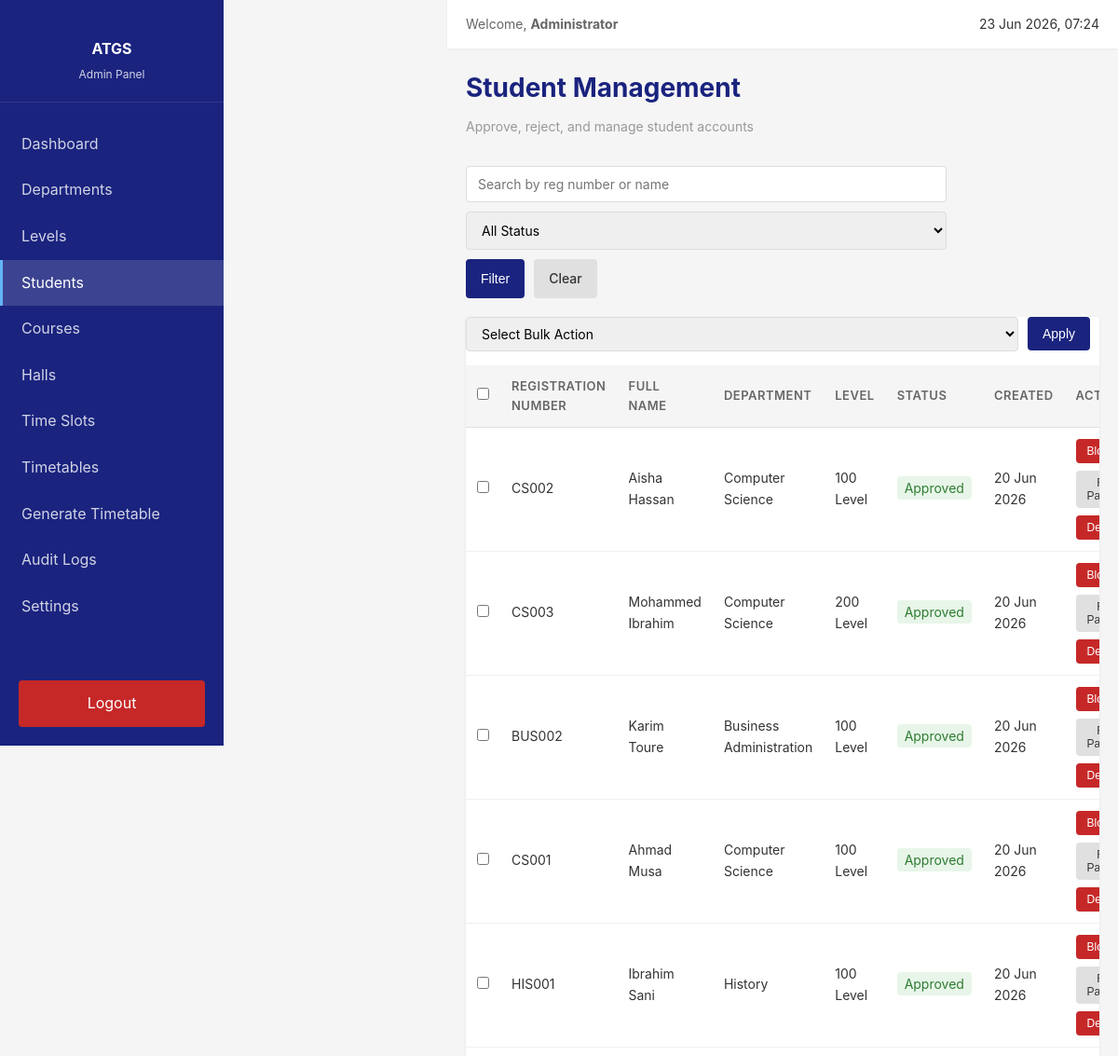
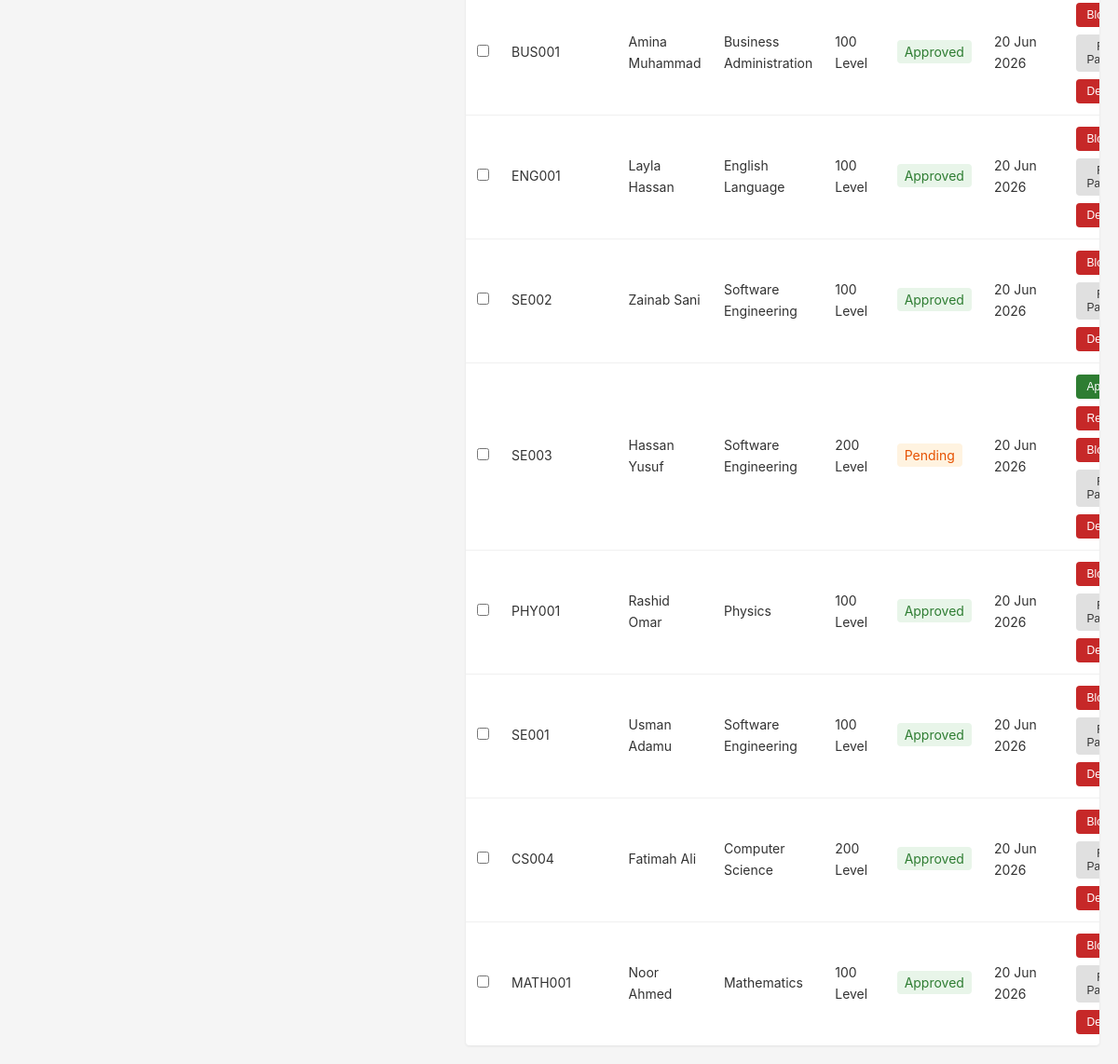
The app's page /admin/students.php (signed in) with its own data (2 pictures, top to bottom).
### tables this page shows
CREATE TABLE `students` (
  `id` int NOT NULL AUTO_INCREMENT PRIMARY KEY,
  `registration_number` varchar(50) NOT NULL UNIQUE,
  `full_name` varchar(100) NOT NULL,
  `password` varchar(255) NOT NULL,
  `department_id` int NOT NULL,
  `level_id` int NOT NULL,
  `status` enum('pending','approved','rejected','blocked') DEFAULT 'pending',
  `created_at` timestamp DEFAULT CURRENT_TIMESTAMP,
  KEY `department_id` (`department_id`),
  KEY `level_id` (`level_id`),
  CONSTRAINT `students_ibfk_1` FOREIGN KEY (`department_id`) REFERENCES `departments` (`id`),
  CONSTRAINT `students_ibfk_2` FOREIGN KEY (`level_id`) REFERENCES `levels` (`id`)
);

CREATE TABLE `departments` (
  `id` int NOT NULL AUTO_INCREMENT PRIMARY KEY,
  `department_name` varchar(100) NOT NULL,
  `description` text,
  `status` enum('active','inactive') DEFAULT 'active',
  `created_at` timestamp DEFAULT CURRENT_TIMESTAMP
);

CREATE TABLE `levels` (
  `id` int NOT NULL AUTO_INCREMENT PRIMARY KEY,
  `level_code` varchar(20) NOT NULL,
  `level_name` varchar(50) NOT NULL,
  `status` enum('active','inactive') DEFAULT 'active',
  `created_at` timestamp DEFAULT CURRENT_TIMESTAMP
);

### config/session.php (called while the page is built, shortened)
<?php
function getUserName() {
    return $_SESSION['user'] ?? 'Unknown';
}
?>

### config/db.php (called while the page is built, shortened)
<?php
function sanitizeInput($input) {
    return htmlspecialchars(trim($input), ENT_QUOTES, 'UTF-8');
}
?>

### admin/students.php (the view, shortened to what this page needs)
<?php
include '../config/session.php';
include '../config/db.php';
$search_term = sanitizeInput($_GET['search'] ?? '');
$query = "
    SELECT s.id, s.registration_number, s.full_name, s.status, s.created_at,
           d.department_name, l.level_name
    FROM students s
    JOIN departments d ON s.department_id = d.id
    JOIN levels l ON s.level_id = l.id
    WHERE 1=1
";
$query .= " ORDER BY s.created_at DESC";
$students = [];
$result = $conn->query($query);
if ($result) {
    $students = $result->fetch_all(MYSQLI_ASSOC);
}
?>
<!DOCTYPE html>
<html lang="en">
<head>
    <link rel="stylesheet" href="../assets/css/style.css">
</head>
<body>
    <div class="main-wrapper">
        <div class="sidebar">
            <div class="sidebar-header">
                <h3>ATGS</h3>
                <p>Admin Panel</p>
            </div>
            <ul class="sidebar-nav">
                <li><a href="dashboard.php">Dashboard</a></li>
                <li><a href="departments.php">Departments</a></li>
                <li><a href="levels.php">Levels</a></li>
                <li><a href="students.php" class="active">Students</a></li>
                <li><a href="courses.php">Courses</a></li>
                <li><a href="halls.php">Halls</a></li>
                <li><a href="timeslots.php">Time Slots</a></li>
                <li><a href="timetable.php">Timetables</a></li>
                <li><a href="generate.php">Generate Timetable</a></li>
                <li><a href="audit_logs.php">Audit Logs</a></li>
                <li><a href="settings.php">Settings</a></li>
            </ul>
            <div class="sidebar-logout">
                <a href="../config/logout.php">Logout</a>
            </div>
        </div>
        <div style="margin-left: 240px;">
            <div class="topbar">
                <div class="topbar-info">
                    <span>Welcome, <strong><?php echo htmlspecialchars(getUserName()); ?></strong></span>
                </div>
                <div class="topbar-user">
                    <span><?php echo date('d M Y, H:i'); ?></span>
                </div>
            </div>
            <div class="content">
                <div class="page-header">
                    <h1>Student Management</h1>
                    <p>Approve, reject, and manage student accounts</p>
                </div>
                <div class="search-container">
                    <form method="GET" action="" style="display: flex; gap: 10px; flex-wrap: wrap;">
                        <input type="text" name="search" placeholder="Search by reg number or name" value="<?php echo htmlspecialchars($search_term); ?>" style="padding: 10px 12px; border: 1px solid #ddd; border-radius: 4px; flex: 1; min-width: 200px;">
                        <select name="status" style="padding: 10px 12px; border: 1px solid #ddd; border-radius: 4px;">
                            <option value="">All Status</option>
                        </select>
                        <button type="submit" class="btn btn-primary">Filter</button>
                        <a href="students.php" class="btn btn-secondary">Clear</a>
                    </form>
                </div>
                <div class="table-container" style="margin-top: 20px;">
                    <form method="POST" action="" id="bulkForm">
                        <div style="display: flex; gap: 10px; margin-bottom: 15px; align-items: center;">
                            <select name="bulk_action" id="bulkAction" style="padding: 8px 12px; border: 1px solid #ddd; border-radius: 4px;">
                                <option value="">Select Bulk Action</option>
                            </select>
                            <button type="button" onclick="executeBulkAction()" class="btn btn-primary">Apply</button>
                        </div>
                        <table>
                            <thead>
                                <tr>
                                    <th style="width: 40px;">
                                        <input type="checkbox" id="selectAll" onchange="toggleSelectAll(this)" style="cursor: pointer;">
                                    </th>
                                    <th>Registration Number</th>
                                    <th>Full Name</th>
                                    <th>Department</th>
                                    <th>Level</th>
                                    <th>Status</th>
                                    <th>Created</th>
                                    <th>Actions</th>
                                </tr>
                            </thead>
                            <tbody>
                                <?php if (count($students) > 0): ?>
                                    <?php foreach ($students as $student): ?>
                                        <tr>
                                            <td style="width: 40px;">
                                                <input type="checkbox" name="student_ids[]" value="<?php echo $student['id']; ?>" class="student-checkbox" onchange="updateSelectedCount()" style="cursor: pointer;">
                                            </td>
                                            <td><?php echo htmlspecialchars($student['registration_number']); ?></td>
                                            <td><?php echo htmlspecialchars($student['full_name']); ?></td>
                                            <td><?php echo htmlspecialchars($student['department_name']); ?></td>
                                            <td><?php echo htmlspecialchars($student['level_name']); ?></td>
                                            <td>
                                                <span style="padding: 4px 8px; border-radius: 4px;
                                                    <?php
                                                        $bg = '#fff3e0'; $color = '#e65100';
                                                        if ($student['status'] === 'approved') { $bg = '#e8f5e9'; $color = '#2e7d32'; }
                                                        elseif ($student['status'] === 'rejected') { $bg = '#ffebee'; $color = '#c62828'; }
                                                        elseif ($student['status'] === 'blocked') { $bg = '#f3e5f5'; $color = '#6a1b9a'; }
                                                        echo "background: $bg; color: $color;";
                                                    ?>
                                                ">
                                                    <?php echo ucfirst($student['status']); ?>
                                                </span>
                                            </td>
                                            <td><?php echo date('d M Y', strtotime($student['created_at'])); ?></td>
                                            <td>
                                                <div class="table-actions" style="flex-wrap: wrap;">
                                                    <?php if ($student['status'] === 'pending'): ?>
                                                        <form method="POST" action="" style="display: inline;">
                                                            <button type="submit" class="btn btn-sm btn-success">Approve</button>
                                                        </form>
                                                        <form method="POST" action="" style="display: inline;">
                                                            <button type="submit" class="btn btn-sm btn-danger">Reject</button>
                                                        </form>
                                                    <?php endif; ?>
                                                    <?php if ($student['status'] !== 'blocked'): ?>
                                                        <form method="POST" action="" style="display: inline;">
                                                            <button type="submit" class="btn btn-sm btn-danger" onclick="return confirm('Block this student?')">Block</button>
                                                        </form>
                                                    <?php endif; ?>
                                                    <form method="POST" action="" style="display: inline;">
                                                        <button type="submit" class="btn btn-sm btn-secondary">Reset Password</button>
                                                    </form>
                                                    <form method="POST" action="" style="display: inline;">
                                                        <button type="submit" class="btn btn-sm btn-danger" onclick="return confirm('Delete this student?')">Delete</button>
                                                    </form>
                                                </div>
                                            </td>
                                        </tr>
                                    <?php endforeach; ?>
                                <?php else: ?>
                                    <tr>
                                        <td colspan="8" style="text-align: center; color: #999;">No students found.</td>
                                    </tr>
                                <?php endif; ?>
                            </tbody>
                        </table>
                    </form>
                </div>
            </div>
        </div>
    </div>
</body>
</html>

### assets/css/style.css (style rules this page uses)
* { margin: 0; padding: 0; box-sizing: border-box; }
html { scroll-behavior: smooth; }
body { font-family: -apple-system, BlinkMacSystemFont, 'Segoe UI', Roboto, Oxygen, Ubuntu, Cantarell, sans-serif; background: #f5f5f5; color: #333; line-height: 1.6; }
.sidebar { position: fixed; left: 0; top: 0; width: 240px; height: 100vh; background: #1a237e; padding: 20px 0; color: white; overflow-y: auto; z-index: 100; }
.sidebar-header { padding: 20px; text-align: center; border-bottom: 1px solid rgba(255,255,255,0.1); margin-bottom: 20px; }
.sidebar-header h3 { font-size: 16px; margin-bottom: 4px; }
.sidebar-header p { font-size: 12px; opacity: 0.8; }
.sidebar-nav { list-style: none; }
.sidebar-nav li { margin: 0; }
.sidebar-nav a { display: block; padding: 12px 20px; color: rgba(255,255,255,0.8); text-decoration: none; transition: all 0.2s; border-left: 3px solid transparent; }
.sidebar-nav a.active { background: rgba(255,255,255,0.15); color: white; border-left-color: #64b5f6; }
.sidebar-logout { position: absolute; bottom: 20px; width: calc(100% - 40px); margin: 0 20px; }
.sidebar-logout a { display: block; padding: 12px; text-align: center; background: #c62828; color: white; text-decoration: none; border-radius: 4px; transition: background 0.2s; }
.main-wrapper { margin-left: 240px; min-height: 100vh; }
.topbar { background: white; padding: 15px 20px; box-shadow: 0 1px 3px rgba(0,0,0,0.05); display: flex; justify-content: space-between; align-items: center; }
.topbar-info { font-size: 14px; color: #666; }
.topbar-user { display: flex; align-items: center; gap: 10px; font-size: 14px; }
.content { padding: 20px; }
.page-header { margin-bottom: 30px; }
.page-header h1 { font-size: 28px; color: #1a237e; margin-bottom: 8px; }
.page-header p { color: #999; font-size: 14px; }
input[type="text"], input[type="email"], input[type="password"], input[type="number"], input[type="date"], input[type="time"], textarea, select { width: 100%; padding: 10px 12px; border: 1px solid #ddd; border-radius: 4px; font-size: 14px; font-family: inherit; transition: border-color 0.2s; }
.btn { display: inline-block; padding: 10px 16px; border: none; border-radius: 4px; font-size: 14px; font-weight: 500; cursor: pointer; transition: all 0.2s; text-decoration: none; }
.btn-primary { background: #1a237e; color: white; }
.btn-secondary { background: #e0e0e0; color: #333; }
.btn-danger { background: #c62828; color: white; }
.btn-success { background: #2e7d32; color: white; }
.btn-sm { padding: 6px 12px; font-size: 12px; }
.table-container { background: white; border-radius: 4px; box-shadow: 0 1px 3px rgba(0,0,0,0.08); overflow: hidden; }
table { width: 100%; border-collapse: collapse; }
thead { background: #f5f5f5; }
th { padding: 12px; text-align: left; font-size: 13px; font-weight: 600; color: #666; text-transform: uppercase; letter-spacing: 0.5px; border-bottom: 1px solid #e0e0e0; }
td { padding: 12px; border-bottom: 1px solid #f0f0f0; font-size: 14px; }
tbody tr { transition: background 0.2s; }
tbody tr:last-child td { border-bottom: none; }
.table-actions { display: flex; gap: 8px; }
.search-container { margin-bottom: 20px; display: flex; gap: 10px; flex-wrap: wrap; }
.search-container input, .search-container select { padding: 10px 12px; border: 1px solid #ddd; border-radius: 4px; font-size: 14px; }
.search-container input { flex: 1; min-width: 200px; }

### records on screen
students: registration_number "CS002", full_name "Aisha Hassan", department.department_name "Computer Science", level.level_name "100 Level", status "Approved", created_at "20 Jun 2026"
students: registration_number "CS003", full_name "Mohammed Ibrahim", department.department_name "Computer Science", level.level_name "200 Level", status "Approved", created_at "20 Jun 2026"
students: registration_number "BUS002", full_name "Karim Toure", department.department_name "Business Administration", level.level_name "100 Level", status "Approved", created_at "20 Jun 2026"
students: registration_number "CS001", full_name "Ahmad Musa", department.department_name "Computer Science", level.level_name "100 Level", status "Approved", created_at "20 Jun 2026"
students: registration_number "HIS001", full_name "Ibrahim Sani", department.department_name "History", level.level_name "100 Level", status "Approved", created_at "20 Jun 2026"
students: registration_number "BUS001", full_name "Amina Muhammad", department.department_name "Business Administration", level.level_name "100 Level", status "Approved", created_at "20 Jun 2026"
students: registration_number "ENG001", full_name "Layla Hassan", department.department_name "English Language", level.level_name "100 Level", status "Approved", created_at "20 Jun 2026"
students: registration_number "SE002", full_name "Zainab Sani", department.department_name "Software Engineering", level.level_name "100 Level", status "Approved", created_at "20 Jun 2026"
students: registration_number "SE003", full_name "Hassan Yusuf", department.department_name "Software Engineering", level.level_name "200 Level", status "Pending", created_at "20 Jun 2026"
students: registration_number "PHY001", full_name "Rashid Omar", department.department_name "Physics", level.level_name "100 Level", status "Approved", created_at "20 Jun 2026"
students: registration_number "SE001", full_name "Usman Adamu", department.department_name "Software Engineering", level.level_name "100 Level", status "Approved", created_at "20 Jun 2026"
students: registration_number "CS004", full_name "Fatimah Ali", department.department_name "Computer Science", level.level_name "200 Level", status "Approved", created_at "20 Jun 2026"
students: registration_number "MATH001", full_name "Noor Ahmed", department.department_name "Mathematics", level.level_name "100 Level", status "Approved", created_at "20 Jun 2026"

### other values on screen
getUserName() "Administrator"
